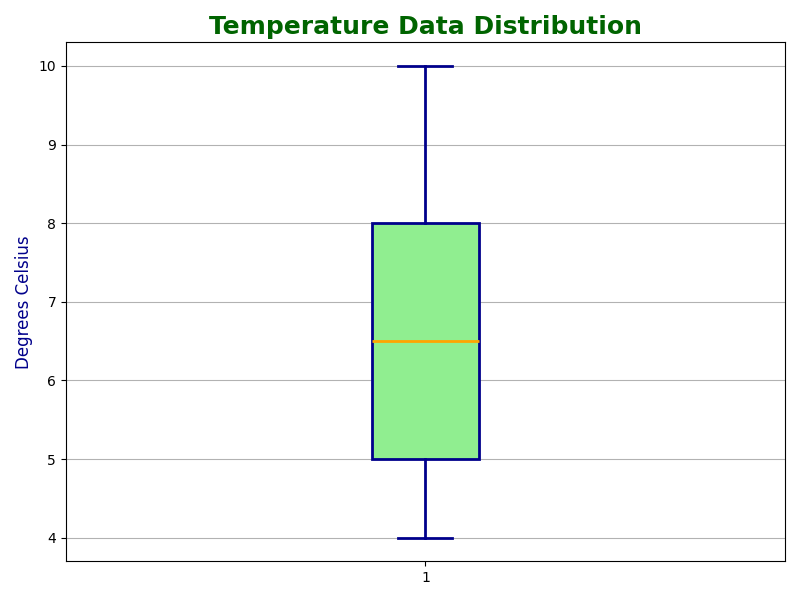

Generate this figure with Python:
import matplotlib.pyplot as plt
import numpy as np

temperatures = [5, 6, 8, 7, 6, 5, 7, 8, 9, 4, 5, 5, 6, 7, 8, 5, 6, 7, 10, 6, 7, 5, 8, 9]

fig, ax = plt.subplots(figsize=(8, 6))
ax.boxplot(temperatures, vert=True, patch_artist=True,
           boxprops=dict(facecolor='lightgreen', color='darkblue', linewidth=2),
           whiskerprops=dict(color='darkblue', linewidth=2),
           capprops=dict(color='darkblue', linewidth=2),
           medianprops=dict(color='orange', linewidth=2),
           flierprops=dict(markerfacecolor='darkblue', marker='^', markersize=8, alpha=0.8))

ax.set_title('Temperature Data Distribution', fontsize=18, fontweight='bold', color='darkgreen')
ax.set_ylabel('Degrees Celsius', fontsize=12, color='darkblue')
ax.yaxis.grid(True, linestyle='-', which='major', color='black', alpha=0.3)

plt.tight_layout()
plt.show()
